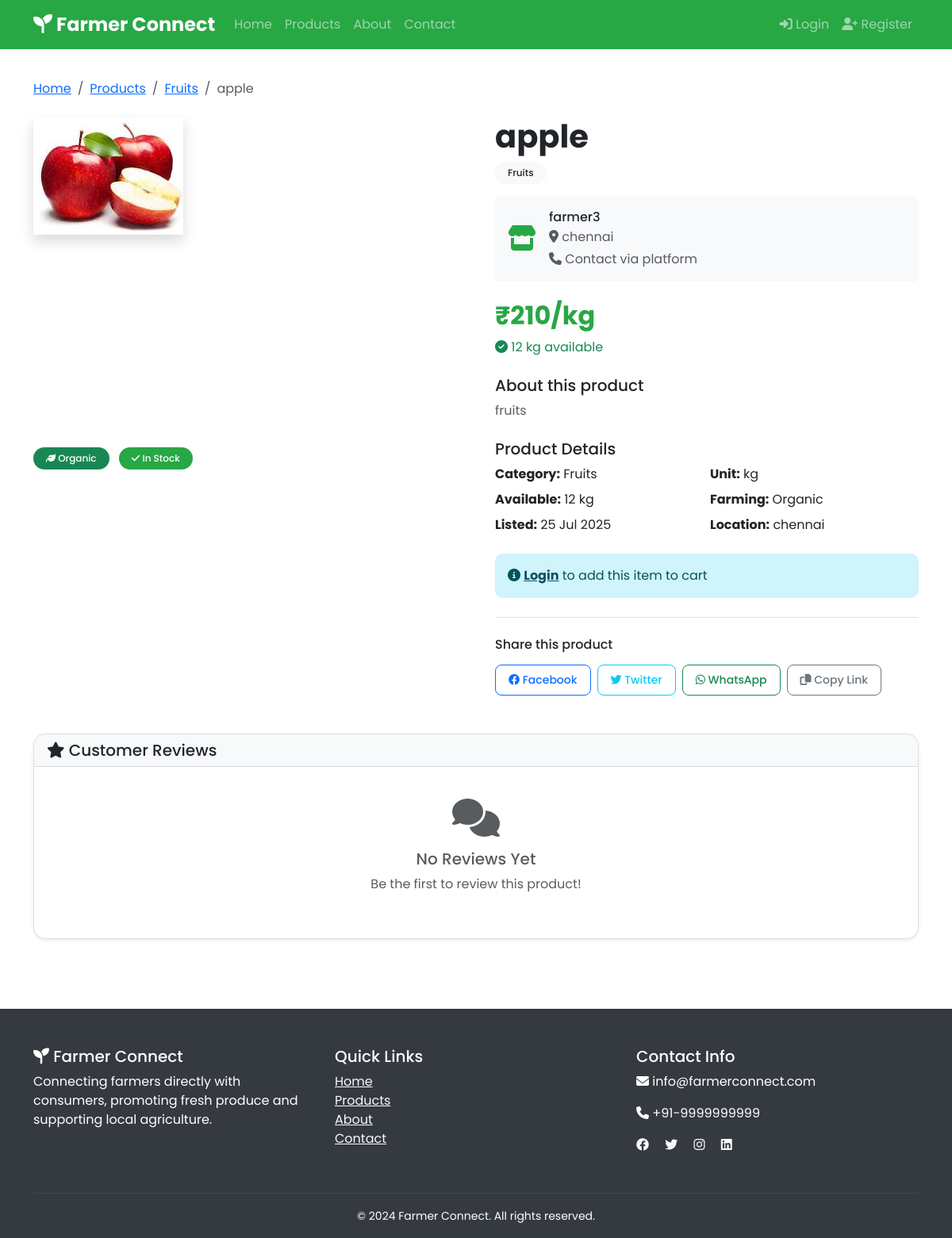
The app's page /product/2 with its own data.
### tables this page shows
CREATE TABLE products (
            id INTEGER PRIMARY KEY AUTOINCREMENT,
            farmer_id INTEGER NOT NULL,
            name VARCHAR(100) NOT NULL,
            description TEXT,
            category VARCHAR(50) NOT NULL,
            price DECIMAL(10,2) NOT NULL,
            unit VARCHAR(20) NOT NULL,
            quantity INTEGER NOT NULL DEFAULT 0,
            image VARCHAR(200),
            is_approved BOOLEAN DEFAULT 0,
            is_featured BOOLEAN DEFAULT 0,
            harvest_date DATE,
            expiry_date DATE,
            organic BOOLEAN DEFAULT 0,
            created_at TIMESTAMP DEFAULT CURRENT_TIMESTAMP,
            updated_at TIMESTAMP DEFAULT CURRENT_TIMESTAMP,
            FOREIGN KEY (farmer_id) REFERENCES users (id)
        );

CREATE TABLE users (
            id INTEGER PRIMARY KEY AUTOINCREMENT,
            username VARCHAR(80) UNIQUE NOT NULL,
            email VARCHAR(120) UNIQUE NOT NULL,
            password_hash VARCHAR(200) NOT NULL,
            user_type VARCHAR(20) NOT NULL CHECK(user_type IN ('farmer', 'consumer', 'admin')),
            full_name VARCHAR(100) NOT NULL,
            phone VARCHAR(15),
            location VARCHAR(200),
            farm_name VARCHAR(100),
            farm_description TEXT,
            profile_image VARCHAR(200),
            is_approved BOOLEAN DEFAULT 0,
            is_active BOOLEAN DEFAULT 1,
            created_at TIMESTAMP DEFAULT CURRENT_TIMESTAMP,
            updated_at TIMESTAMP DEFAULT CURRENT_TIMESTAMP
        );

### app.py (the view)
@app.route('/product/<int:product_id>')
def product_detail(product_id):
    conn = get_db_connection()
    product = conn.execute('''
        SELECT * FROM products
        WHERE id = ? AND is_approved = 1
    ''', (product_id,)).fetchone()
    if not product:
        flash('Product not found!', 'error')
        return redirect(url_for('products'))
    farmer = conn.execute('''
        SELECT * FROM users
        WHERE id = ? AND user_type = 'farmer'
    ''', (product['farmer_id'],)).fetchone()
    if not farmer:
        flash('Farmer not found!', 'error')
        return redirect(url_for('products'))
    related_products = conn.execute('''
        SELECT * FROM products
        WHERE farmer_id = ? AND id != ? AND is_approved = 1 AND quantity > 0
        LIMIT 4
    ''', (product['farmer_id'], product_id)).fetchall()
    conn.close()
    return render_template('product_detail.html',
                         product=product,
                         farmer=farmer,
                         related_products=related_products)

### templates/product_detail.html (shortened to what this page needs)
{% extends "base.html" %}
{% block content %}
<div class="container py-4">
    <nav aria-label="breadcrumb" class="mb-4">
        <ol class="breadcrumb">
            <li class="breadcrumb-item"><a href="{{ url_for('index') }}">Home</a></li>
            <li class="breadcrumb-item"><a href="{{ url_for('products') }}">Products</a></li>
            <li class="breadcrumb-item">
                <a href="{{ url_for('products', category=product.category) }}">{{ product.category }}</a>
            </li>
            <li class="breadcrumb-item active">{{ product.name }}</li>
        </ol>
    </nav>
    <div class="row g-5">
        <div class="col-md-6">
            <div class="product-image-section">
                {% if product.image %}
                <div class="main-image mb-3 image-container" style="height: 400px;">
                    <img src="{{ url_for('static', filename=product.image) }}"
                         class="product-detail-image shadow" alt="{{ product.name }}" id="mainImage">
                </div>
                {% endif %}
                <div class="product-badges">
                    {% if product.organic %}
                    <span class="badge bg-success me-2">
                        <i class="fas fa-leaf"></i> Organic
                    </span>
                    {% endif %}
                    {% if product.quantity > 0 %}
                    <span class="badge bg-primary">
                        <i class="fas fa-check"></i> In Stock
                    </span>
                    {% else %}
                    <span class="badge bg-danger">
                        <i class="fas fa-times"></i> Out of Stock
                    </span>
                    {% endif %}
                </div>
            </div>
        </div>
        <div class="col-md-6">
            <div class="product-details">
                <div class="mb-3">
                    <h1 class="fw-bold mb-2">{{ product.name }}</h1>
                    <p class="text-muted mb-2">
                        <span class="badge bg-light text-dark">{{ product.category }}</span>
                    </p>
                </div>
                <div class="farmer-info mb-4 p-3 bg-light rounded">
                    <div class="d-flex align-items-center">
                        <div class="farmer-avatar me-3">
                            <i class="fas fa-store fa-2x text-primary"></i>
                        </div>
                        <div>
                            <h6 class="mb-1">{{ farmer.farm_name or farmer.full_name }}</h6>
                            <p class="text-muted mb-1">
                                <i class="fas fa-map-marker-alt"></i> {{ farmer.location }}
                            </p>
                            <p class="text-muted mb-0">
                                <i class="fas fa-phone"></i> {{ farmer.phone or 'Contact via platform' }}
                            </p>
                        </div>
                    </div>
                </div>
                <div class="price-section mb-4">
                    <h2 class="text-primary fw-bold mb-2">{{ product.price|rupee }}/{{ product.unit }}</h2>
                    {% if product.quantity > 0 %}
                    <p class="text-success mb-0">
                        <i class="fas fa-check-circle"></i> {{ product.quantity }} {{ product.unit }} available
                    </p>
                    {% else %}
                    <p class="text-danger mb-0">
                        <i class="fas fa-times-circle"></i> Currently out of stock
                    </p>
                    {% endif %}
                </div>
                {% if product.description %}
                <div class="description mb-4">
                    <h5>About this product</h5>
                    <p class="text-muted">{{ product.description }}</p>
                </div>
                {% endif %}
                <div class="specifications mb-4">
                    <h5>Product Details</h5>
                    <div class="row g-2">
                        <div class="col-6">
                            <div class="spec-item">
                                <strong>Category:</strong> {{ product.category }}
                            </div>
                        </div>
                        <div class="col-6">
                            <div class="spec-item">
                                <strong>Unit:</strong> {{ product.unit }}
                            </div>
                        </div>
                        <div class="col-6">
                            <div class="spec-item">
                                <strong>Available:</strong> {{ product.quantity }} {{ product.unit }}
                            </div>
                        </div>
                        <div class="col-6">
                            <div class="spec-item">
                                <strong>Farming:</strong> {{ 'Organic' if product.organic else 'Conventional' }}
                            </div>
                        </div>
                        <div class="col-6">
                            <div class="spec-item">
                                <strong>Listed:</strong> {{ product.created_at|date_format('%d %b %Y') if product.created_at else 'N/A' }}
                            </div>
                        </div>
                        <div class="col-6">
                            <div class="spec-item">
                                <strong>Location:</strong> {{ farmer.location }}
                            </div>
                        </div>
                    </div>
                </div>
                {% if session.user_type == 'consumer' %}
                <div class="add-to-cart-section">
                    {% if product.quantity > 0 %}
                    <div class="row g-3 align-items-center mb-3">
                        <div class="col-4">
                            <label class="form-label">Quantity</label>
                            <div class="input-group">
                                <button class="btn btn-outline-secondary" type="button" onclick="decreaseQuantity()">
                                    <i class="fas fa-minus"></i>
                                </button>
                                <input type="number" class="form-control text-center" id="quantity"
                                       value="1" min="1" max="{{ product.quantity }}">
                                <button class="btn btn-outline-secondary" type="button" onclick="increaseQuantity()">
                                    <i class="fas fa-plus"></i>
                                </button>
                            </div>
                        </div>
                        <div class="col-8">
                            <label class="form-label">Total Price</label>
                            <h4 class="text-success" id="totalPrice">{{ product.price|rupee }}</h4>
                        </div>
                    </div>
                    <div class="d-grid gap-3">
                        <button class="btn btn-primary btn-lg" onclick="addToCartWithQuantity()">
                            <i class="fas fa-cart-plus"></i> Add to Cart
                        </button>
                        <button class="btn btn-success btn-lg" onclick="buyNow()">
                            <i class="fas fa-bolt"></i> Buy Now
                        </button>
                    </div>
                    {% else %}
                    <div class="alert alert-warning">
                        <i class="fas fa-exclamation-triangle"></i>
                        This product is currently out of stock. Please check back later.
                    </div>
                    <button class="btn btn-outline-secondary btn-lg disabled w-100">
                        <i class="fas fa-times"></i> Out of Stock
                    </button>
                    {% endif %}
                </div>
                {% elif not session.user_id %}
                <div class="alert alert-info">
                    <i class="fas fa-info-circle"></i>
                    <a href="{{ url_for('auth.login') }}" class="alert-link">Login</a> to add this item to cart
                </div>
                {% endif %}
                <div class="share-section mt-4 pt-4 border-top">
                    <h6 class="mb-3">Share this product</h6>
                    <div class="d-flex gap-2">
                        <button class="btn btn-outline-primary btn-sm" onclick="shareProduct('facebook')">
                            <i class="fab fa-facebook"></i> Facebook
                        </button>
                        <button class="btn btn-outline-info btn-sm" onclick="shareProduct('twitter')">
                            <i class="fab fa-twitter"></i> Twitter
                        </button>
                        <button class="btn btn-outline-success btn-sm" onclick="shareProduct('whatsapp')">
                            <i class="fab fa-whatsapp"></i> WhatsApp
                        </button>
                        <button class="btn btn-outline-secondary btn-sm" onclick="copyProductLink()">
                            <i class="fas fa-copy"></i> Copy Link
                        </button>
                    </div>
                </div>
            </div>
        </div>
    </div>
    <div class="row mt-5">
        <div class="col">
            <div class="card shadow-sm">
                <div class="card-header d-flex justify-content-between align-items-center">
                    <h5 class="mb-0"><i class="fas fa-star"></i> Customer Reviews</h5>
                </div>
                <div class="card-body">
                    {% if reviews %}
                    <div class="row mb-4">
                        <div class="col-md-4">
                            <div class="text-center">
                                <h2 class="text-warning">{{ avg_rating or 0 }}/5</h2>
                                <div class="star-rating mb-2">
                                    {% for i in range(5) %}
                                    <i class="fas fa-star {{ 'text-warning' if i < (avg_rating or 0) else 'text-muted' }}"></i>
                                    {% endfor %}
                                </div>
                                <p class="text-muted">Based on {{ reviews|length }} reviews</p>
                            </div>
                        </div>
                        <div class="col-md-8">
                        </div>
                    </div>
                    {% for review in reviews %}
                    <div class="review-item border-bottom pb-3 mb-3">
                        <div class="d-flex justify-content-between align-items-start">
                            <div>
                                <h6 class="mb-1">{{ review.consumer_name }}</h6>
                                <div class="star-rating mb-2">
                                    {% for i in range(5) %}
                                    <i class="fas fa-star {{ 'text-warning' if i < review.rating else 'text-muted' }} fa-sm"></i>
                                    {% endfor %}
                                </div>
                                {% if review.comment %}
                                <p class="text-muted mb-0">{{ review.comment }}</p>
                                {% endif %}
                            </div>
                            <small class="text-muted">{{ review.created_at|date_format('%d %b %Y') if review.created_at else '' }}</small>
                        </div>
                    </div>
                    {% endfor %}
                    {% else %}
                    <div class="text-center text-muted py-4">
                        <i class="fas fa-comments fa-3x mb-3"></i>
                        <h5>No Reviews Yet</h5>
                        <p>Be the first to review this product!</p>
                    </div>
                    {% endif %}
                </div>
            </div>
        </div>
    </div>
</div>
{% endblock %}

### records on screen
products: category "Fruits", name "apple", image (picture), price "₹210", unit "kg", quantity "12", description "fruits", organic "Organic", created_at "25 Jul 2025"
users: farm_name "farmer3", location "chennai", phone "Contact via platform"
